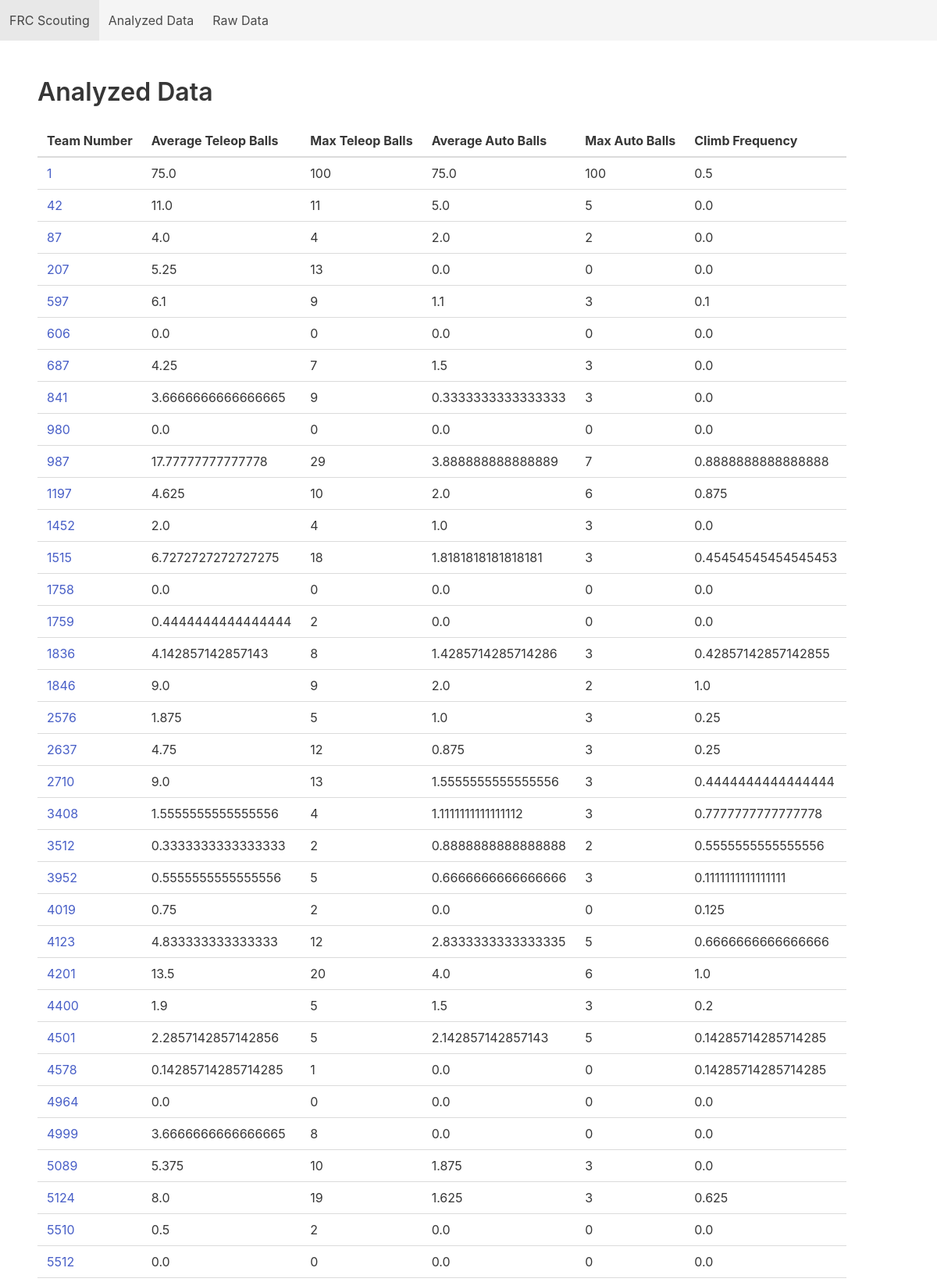
The app's page /data/analyzed (upper part) with its own data.
### tables this page shows
CREATE TABLE analyzed_scouting_data(team_number INTEGER, average_teleop_balls REAL, max_teleop_balls INTEGER, average_auto_balls REAL, max_auto_balls INTEGER, climb_frequency REAL);

### app.py (the view)
@app.route("/data/analyzed")
def analyzed_data():
    return flask.render_template("tabular_data_view.html", title="Analyzed Data", headers=data.analyzed_data_headers, rows=db.get_all_analyzed_data())

### database.py (called while the page is built)
    def execute_return_query(self, query_text,  *parameters, headers=True):
        conn = sqlite3.connect(self.filename)
        cur = conn.cursor()
        cur.execute(query_text, parameters)
        column_names = []
        for column in cur.description:
            column_names.append(column[0])
        rows = cur.fetchall()
        if (headers):
            dicts = []
            for row in rows:
                d = dict(zip(column_names, row))
                dicts.append(d)
            conn.close()
            return dicts
        else:
            return rows

    def get_all_analyzed_data(self):
        query = 'SELECT * FROM analyzed_scouting_data ORDER BY team_number;'
        return self.execute_return_query(query, headers=False)

### templates/tabular_data_view.html
{% extends 'base.html' %}
{% block content %}
    <table class="table">
        <thead>
            {% for header in headers %}
                <th> {{header}} </th>
            {% endfor %}
        </thead>
        <tbdody>
            {% for row in rows %}
                <tr>
                    {% for data in row %}
                        {% if loop.index0 == 0 %}
                            <td>
                                <a href="{{'/team/' + data|string}}">{{data}}</a>
                            </td>
                        {% else %}
                            <td>{{data}}</td>
                        {% endif %}
                    {% endfor %}
                </tr>
            {% endfor %}
        </tbdody>
    </table>
{% endblock %}

### records on screen
analyzed_scouting_data: row "1", average_teleop_balls "75.0", row "100" "100", average_auto_balls "75.0", climb_frequency "0.5"
analyzed_scouting_data: row "42", average_teleop_balls "11.0", row "11" "5", average_auto_balls "5.0", climb_frequency "0.0"
analyzed_scouting_data: row "87", average_teleop_balls "4.0", row "4" "2", average_auto_balls "2.0", climb_frequency "0.0"
analyzed_scouting_data: row "207", average_teleop_balls "5.25", row "13" "0", average_auto_balls "0.0", climb_frequency "0.0"
analyzed_scouting_data: team_number "597", average_teleop_balls "6.1", row "9" "3", average_auto_balls "1.1", climb_frequency "0.1"
analyzed_scouting_data: team_number "606", average_teleop_balls "0.0", row "0" "0", average_auto_balls "0.0", climb_frequency "0.0"
analyzed_scouting_data: team_number "687", average_teleop_balls "4.25", row "7" "3", average_auto_balls "1.5", climb_frequency "0.0"
analyzed_scouting_data: team_number "841", average_teleop_balls "3.6666666666666665", row "9" "3", average_auto_balls "0.3333333333333333", climb_frequency "0.0"
analyzed_scouting_data: team_number "980", average_teleop_balls "0.0", row "0" "0", average_auto_balls "0.0", climb_frequency "0.0"
analyzed_scouting_data: team_number "987", average_teleop_balls "17.77777777777778", row "29" "7", average_auto_balls "3.888888888888889", climb_frequency "0.8888888888888888"
analyzed_scouting_data: team_number "1197", average_teleop_balls "4.625", row "10" "6", average_auto_balls "2.0", climb_frequency "0.875"
analyzed_scouting_data: team_number "1452", average_teleop_balls "2.0", row "4" "3", average_auto_balls "1.0", climb_frequency "0.0"
analyzed_scouting_data: team_number "1515", average_teleop_balls "6.7272727272727275", row "18" "3", average_auto_balls "1.8181818181818181", climb_frequency "0.45454545454545453"
analyzed_scouting_data: team_number "1758", average_teleop_balls "0.0", row "0" "0", average_auto_balls "0.0", climb_frequency "0.0"
analyzed_scouting_data: team_number "1759", average_teleop_balls "0.4444444444444444", row "2" "0", average_auto_balls "0.0", climb_frequency "0.0"
analyzed_scouting_data: team_number "1836", average_teleop_balls "4.142857142857143", row "8" "3", average_auto_balls "1.4285714285714286", climb_frequency "0.42857142857142855"
analyzed_scouting_data: team_number "1846", average_teleop_balls "9.0", row "9" "2", average_auto_balls "2.0", climb_frequency "1.0"
analyzed_scouting_data: team_number "2576", average_teleop_balls "1.875", row "5" "3", average_auto_balls "1.0", climb_frequency "0.25"
analyzed_scouting_data: team_number "2637", average_teleop_balls "4.75", row "12" "3", average_auto_balls "0.875", climb_frequency "0.25"
analyzed_scouting_data: team_number "2710", average_teleop_balls "9.0", row "13" "3", average_auto_balls "1.5555555555555556", climb_frequency "0.4444444444444444"
analyzed_scouting_data: team_number "3408", average_teleop_balls "1.5555555555555556", row "4" "3", average_auto_balls "1.1111111111111112", climb_frequency "0.7777777777777778"
analyzed_scouting_data: team_number "3512", average_teleop_balls "0.3333333333333333", row "2" "2", average_auto_balls "0.8888888888888888", climb_frequency "0.5555555555555556"
analyzed_scouting_data: team_number "3952", average_teleop_balls "0.5555555555555556", row "5" "3", average_auto_balls "0.6666666666666666", climb_frequency "0.1111111111111111"
analyzed_scouting_data: team_number "4019", average_teleop_balls "0.75", row "2" "0", average_auto_balls "0.0", climb_frequency "0.125"
analyzed_scouting_data: team_number "4123", average_teleop_balls "4.833333333333333", row "12" "5", average_auto_balls "2.8333333333333335", climb_frequency "0.6666666666666666"
analyzed_scouting_data: team_number "4201", average_teleop_balls "13.5", row "20" "6", average_auto_balls "4.0", climb_frequency "1.0"
analyzed_scouting_data: team_number "4400", average_teleop_balls "1.9", row "5" "3", average_auto_balls "1.5", climb_frequency "0.2"
analyzed_scouting_data: team_number "4501", average_teleop_balls "2.2857142857142856", row "5" "5", average_auto_balls "2.142857142857143", climb_frequency "0.14285714285714285"
analyzed_scouting_data: team_number "4578", average_teleop_balls "0.14285714285714285", row "1" "0", average_auto_balls "0.0", climb_frequency "0.14285714285714285"
analyzed_scouting_data: team_number "4964", average_teleop_balls "0.0", row "0" "0", average_auto_balls "0.0", climb_frequency "0.0"
analyzed_scouting_data: team_number "4999", average_teleop_balls "3.6666666666666665", row "8" "0", average_auto_balls "0.0", climb_frequency "0.0"
analyzed_scouting_data: team_number "5089", average_teleop_balls "5.375", row "10" "3", average_auto_balls "1.875", climb_frequency "0.0"
analyzed_scouting_data: team_number "5124", average_teleop_balls "8.0", row "19" "3", average_auto_balls "1.625", climb_frequency "0.625"
analyzed_scouting_data: team_number "5510", average_teleop_balls "0.5", row "2" "0", average_auto_balls "0.0", climb_frequency "0.0"
analyzed_scouting_data: team_number "5512", average_teleop_balls "0.0", row "0" "0", average_auto_balls "0.0", climb_frequency "0.0"

### other values on screen
{{ title }} "Analyzed Data"
{{ header }} "Team Number" "Average Teleop Balls" "Max Teleop Balls" "Average Auto Balls" "Max Auto Balls" "Climb Frequency"
